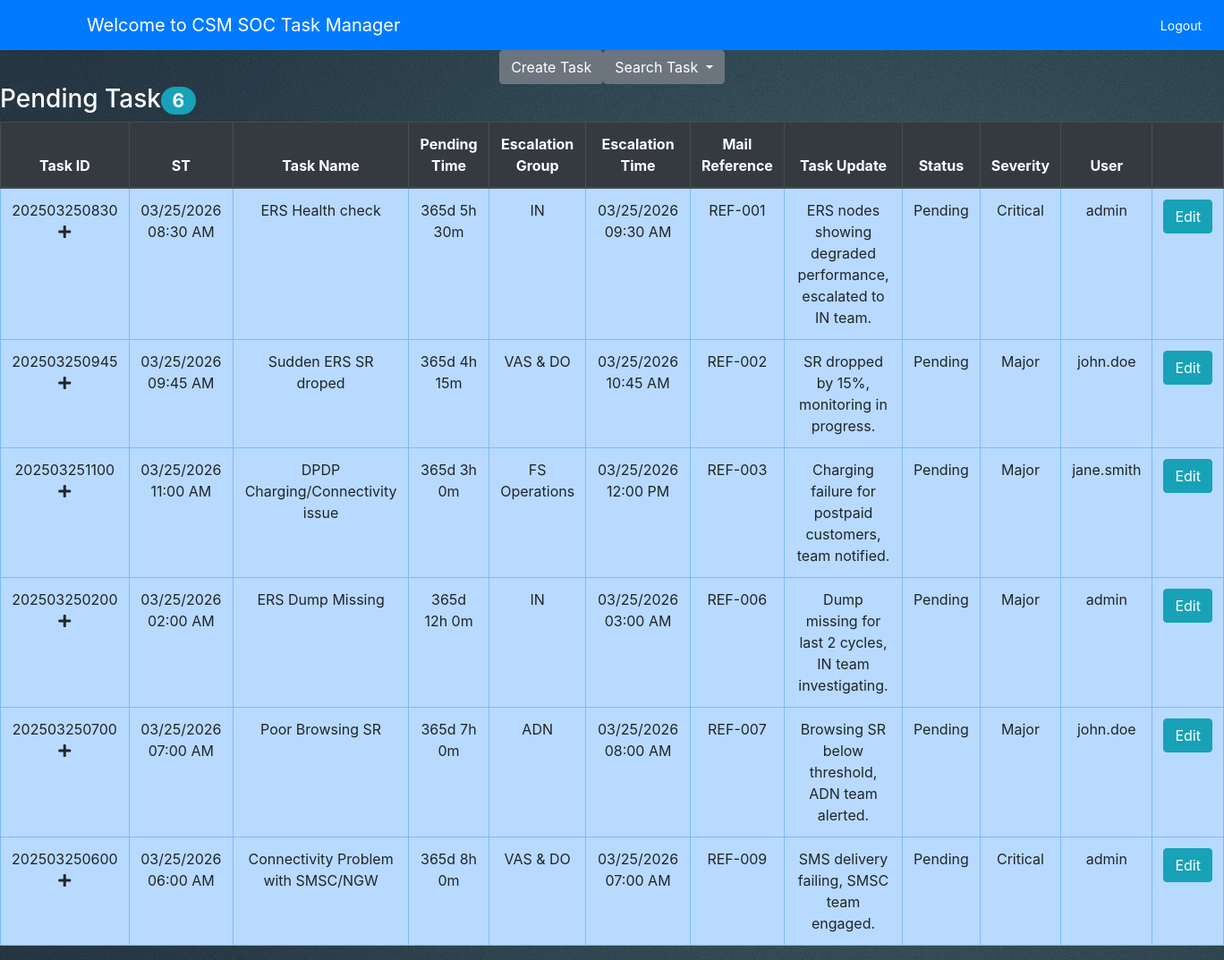
The app's page /home.php with its own data.
### tables this page shows
CREATE TABLE IF NOT EXISTS `task` (
  `main_ID`   int(11)      NOT NULL AUTO_INCREMENT,
  `task_ID`   varchar(255) NOT NULL,
  `ST`        varchar(255) DEFAULT NULL,
  `task_name` varchar(255) DEFAULT NULL,
  `esc_grp`   varchar(255) DEFAULT NULL,
  `esc_time`  varchar(255) DEFAULT NULL,
  `severity`  varchar(255) DEFAULT NULL,
  `stat`      varchar(255) DEFAULT NULL,
  `end_t`     varchar(255) DEFAULT NULL,
  `mail_ref`  varchar(255) DEFAULT NULL,
  `history`   text         DEFAULT NULL,
  `updt`      varchar(255) DEFAULT NULL,
  `user`      varchar(255) DEFAULT NULL,
  `uuser`     varchar(255) DEFAULT NULL,
  PRIMARY KEY (`main_ID`)
);

### home.php (the view, shortened to what this page needs)
<?php
			require_once __DIR__ . '/conn.php';
			$q = " SELECT * FROM task WHERE stat = 'Pending'";
			$records = mysqli_query($con, $q);
			$sql = ("SELECT COUNT(*) FROM `task` WHERE stat = 'Pending'");
			$rs = mysqli_query($con, $sql);
			$result = mysqli_fetch_array($rs);
?>
<!DOCTYPE html>
<html lang="en">
<head>
	<link rel="stylesheet" type="text/css" href="css/back.css">
	<link rel="stylesheet" href="https://maxcdn.bootstrapcdn.com/font-awesome/4.7.0/css/font-awesome.min.css">
	<link rel="stylesheet" href="https://stackpath.bootstrapcdn.com/bootstrap/4.3.1/css/bootstrap.min.css">
	<link rel='stylesheet' href='https://use.fontawesome.com/releases/v5.7.0/css/all.css'>
</head>
	<header>
		<nav class="navbar navbar-dark bg-primary">
			<div class="container">
				<a class="navbar-brand" href="home.php"> Welcome to CSM SOC Task Manager </a>
			</div>
			<a href="index.php" class="btn btn-primary btn-sm" role="button"><span class="glyphicon glyphicon-log-in"></span>Logout</a>
		</nav>
	</header>
	<body>
		<div class="d-flex justify-content-center">
		  <a href="form.php" class="btn btn-secondary center-block" role="'button">Create Task</a>
		  <div class="btn-group" role="group">
			<button id="btnGroupDrop1" type="button" class="btn btn-secondary dropdown-toggle" data-toggle="dropdown" aria-haspopup="true" aria-expanded="false">
			  Search Task
			</button>
		  </div>
		</div>
	<form method='post'>
			<h3 class="text-white">Pending Task<span class="badge badge-pill badge-info"><?php echo $result[0]; ?></span></h3>
			<table id="editable_table" class="table table-bordered table-hover">
				<thead class="thead-dark text-sm-center">
					<tr>
						<th>Task ID</th>
						<th>ST</th>
						<th>Task Name</th>
						<th>Pending Time</th>
						<th>Escalation Group</th>
						<th>Escalation Time</th>
						<th>Mail Reference</th>
						<th>Task Update</th>
						<th>Status</th>
						<th>Severity</th>
						<th>User</th>
						<th></th>
					</tr>
				</thead>
				<tbody class="table-primary">
					<?php
							while ($task = mysqli_fetch_assoc($records)){
								$st = strtotime($task['task_ID']);
								$today = time();
								$diff = $today - $st;
								$pendingD = (int) ($diff/86400);
								$pendingH = (int) (($diff%86400)/3600);
								$pendingM = (int) ((($diff%86400)%3600)/60);
								$total_pending = ($pendingD . "d " . $pendingH . "h " . $pendingM . "m");
								if ($task['uuser'])
									{
										$editor = ($task['uuser']);
									}
									else
									{
										$editor = ($task['user']);
									}
					?>
							<tr class="text-center header">
							<td>
								<?php echo $task['task_ID'];  ?>
								<span class="fa fa-plus"></span>
							</td>
							<td> <?php echo $task['ST'];  ?> </td>
							<td> <?php echo $task['task_name'];  ?> </td>
							<td> <?php echo $total_pending; ?> </td>
							<td> <?php echo $task['esc_grp'];  ?> </td>
							<td> <?php echo $task['esc_time'];  ?> </td>
							<td> <?php echo $task['mail_ref'];  ?> </td>
							<td> <?php echo $task['updt'];  ?> </td>
							<td> <?php echo $task['stat'];  ?> </td>
							<td> <?php echo $task['severity'];  ?> </td>
							<td> <?php echo $editor ?> </td>
							<td contenteditable="false">
							<a href="action.php?edit=<?php echo $task['task_ID']; ?>"
							class="btn btn-info" >Edit</a>
							</td>
							</tr>
					<?php
						 }
					?>
				</tbody>
			</table>
	</form>
	</body>
</html>

### css/back.css (style rules this page uses)
body { background: url("../images/background.jpg"); }

### records on screen
task: task_ID "202503250830", ST "03/25/2026 08:30 AM", task_name "ERS Health check", esc_grp "IN", esc_time "03/25/2026 09:30 AM", mail_ref "REF-001", updt "ERS nodes showing degraded performance, escalated to IN team.", stat "Pending", severity "Critical", user "admin"
task: task_ID "202503250945", ST "03/25/2026 09:45 AM", task_name "Sudden ERS SR droped", esc_grp "VAS & DO", esc_time "03/25/2026 10:45 AM", mail_ref "REF-002", updt "SR dropped by 15%, monitoring in progress.", stat "Pending", severity "Major", user "john.doe"
task: task_ID "202503251100", ST "03/25/2026 11:00 AM", task_name "DPDP Charging/Connectivity issue", esc_grp "FS Operations", esc_time "03/25/2026 12:00 PM", mail_ref "REF-003", updt "Charging failure for postpaid customers, team notified.", stat "Pending", severity "Major", user "jane.smith"
task: task_ID "202503250200", ST "03/25/2026 02:00 AM", task_name "ERS Dump Missing", esc_grp "IN", esc_time "03/25/2026 03:00 AM", mail_ref "REF-006", updt "Dump missing for last 2 cycles, IN team investigating.", stat "Pending", severity "Major", user "admin"
task: task_ID "202503250700", ST "03/25/2026 07:00 AM", task_name "Poor Browsing SR", esc_grp "ADN", esc_time "03/25/2026 08:00 AM", mail_ref "REF-007", updt "Browsing SR below threshold, ADN team alerted.", stat "Pending", severity "Major", user "john.doe"
task: task_ID "202503250600", ST "03/25/2026 06:00 AM", task_name "Connectivity Problem with SMSC/NGW", esc_grp "VAS & DO", esc_time "03/25/2026 07:00 AM", mail_ref "REF-009", updt "SMS delivery failing, SMSC team engaged.", stat "Pending", severity "Critical", user "admin"

### other values on screen
$result[0] "6"
